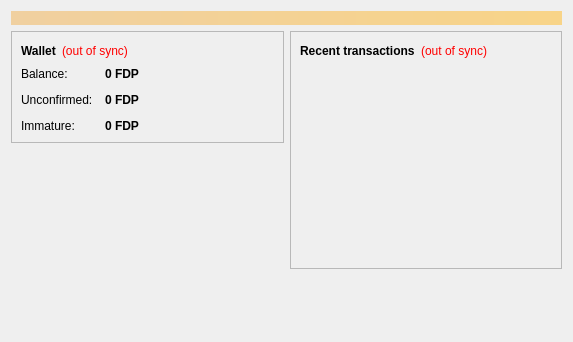
<?xml version="1.0" encoding="UTF-8"?>
<ui version="4.0">
 <class>OverviewPage</class>
 <widget class="QWidget" name="OverviewPage">
  <property name="geometry">
   <rect>
    <x>0</x>
    <y>0</y>
    <width>573</width>
    <height>342</height>
   </rect>
  </property>
  <property name="windowTitle">
   <string>Form</string>
  </property>
  <layout class="QVBoxLayout" name="topLayout">
   <item>
    <widget class="QLabel" name="labelAlerts">
     <property name="visible">
      <bool>false</bool>
     </property>
     <property name="styleSheet">
      <string notr="true">background-color: qlineargradient(x1: 0, y1: 0, x2: 1, y2: 0, stop:0 #F0D0A0, stop:1 #F8D488); color:#000000;</string>
     </property>
     <property name="wordWrap">
      <bool>true</bool>
     </property>
     <property name="margin">
      <number>3</number>
     </property>
    </widget>
   </item>
   <item>
    <layout class="QHBoxLayout" name="horizontalLayout" stretch="1,1">
     <item>
      <layout class="QVBoxLayout" name="verticalLayout_2">
       <item>
        <widget class="QFrame" name="frame">
         <property name="frameShape">
          <enum>QFrame::StyledPanel</enum>
         </property>
         <property name="frameShadow">
          <enum>QFrame::Raised</enum>
         </property>
         <layout class="QVBoxLayout" name="verticalLayout_4">
          <item>
           <layout class="QHBoxLayout" name="horizontalLayout_4">
            <item>
             <widget class="QLabel" name="label_5">
              <property name="font">
               <font>
                <weight>75</weight>
                <bold>true</bold>
               </font>
              </property>
              <property name="text">
               <string>Wallet</string>
              </property>
             </widget>
            </item>
            <item>
             <widget class="QLabel" name="labelWalletStatus">
              <property name="toolTip">
               <string>The displayed information may be out of date. Your wallet automatically synchronizes with the Fdpcoin network after a connection is established, but this process has not completed yet.</string>
              </property>
              <property name="styleSheet">
               <string notr="true">QLabel { color: red; }</string>
              </property>
              <property name="text">
               <string notr="true">(out of sync)</string>
              </property>
              <property name="alignment">
               <set>Qt::AlignLeading|Qt::AlignLeft|Qt::AlignVCenter</set>
              </property>
             </widget>
            </item>
            <item>
             <spacer name="horizontalSpacer_2">
              <property name="orientation">
               <enum>Qt::Horizontal</enum>
              </property>
              <property name="sizeHint" stdset="0">
               <size>
                <width>40</width>
                <height>20</height>
               </size>
              </property>
             </spacer>
            </item>
           </layout>
          </item>
          <item>
           <layout class="QFormLayout" name="formLayout_2">
            <property name="fieldGrowthPolicy">
             <enum>QFormLayout::AllNonFixedFieldsGrow</enum>
            </property>
            <property name="horizontalSpacing">
             <number>12</number>
            </property>
            <property name="verticalSpacing">
             <number>12</number>
            </property>
            <item row="0" column="0">
             <widget class="QLabel" name="label">
              <property name="text">
               <string>Balance:</string>
              </property>
             </widget>
            </item>
            <item row="0" column="1">
             <widget class="QLabel" name="labelBalance">
              <property name="font">
               <font>
                <weight>75</weight>
                <bold>true</bold>
               </font>
              </property>
              <property name="cursor">
               <cursorShape>IBeamCursor</cursorShape>
              </property>
              <property name="toolTip">
               <string>Your current balance</string>
              </property>
              <property name="text">
               <string notr="true">0 FDP</string>
              </property>
              <property name="textInteractionFlags">
               <set>Qt::LinksAccessibleByMouse|Qt::TextSelectableByKeyboard|Qt::TextSelectableByMouse</set>
              </property>
             </widget>
            </item>
            <item row="1" column="0">
             <widget class="QLabel" name="label_3">
              <property name="text">
               <string>Unconfirmed:</string>
              </property>
             </widget>
            </item>
            <item row="1" column="1">
             <widget class="QLabel" name="labelUnconfirmed">
              <property name="font">
               <font>
                <weight>75</weight>
                <bold>true</bold>
               </font>
              </property>
              <property name="cursor">
               <cursorShape>IBeamCursor</cursorShape>
              </property>
              <property name="toolTip">
               <string>Total of transactions that have yet to be confirmed, and do not yet count toward the current balance</string>
              </property>
              <property name="text">
               <string notr="true">0 FDP</string>
              </property>
              <property name="textInteractionFlags">
               <set>Qt::LinksAccessibleByMouse|Qt::TextSelectableByKeyboard|Qt::TextSelectableByMouse</set>
              </property>
             </widget>
            </item>
            <item row="2" column="0">
             <widget class="QLabel" name="labelImmatureText">
              <property name="text">
               <string>Immature:</string>
              </property>
             </widget>
            </item>
            <item row="2" column="1">
             <widget class="QLabel" name="labelImmature">
              <property name="font">
               <font>
                <weight>75</weight>
                <bold>true</bold>
               </font>
              </property>
              <property name="toolTip">
               <string>Mined balance that has not yet matured</string>
              </property>
              <property name="text">
               <string notr="true">0 FDP</string>
              </property>
              <property name="textInteractionFlags">
               <set>Qt::LinksAccessibleByMouse|Qt::TextSelectableByKeyboard|Qt::TextSelectableByMouse</set>
              </property>
             </widget>
            </item>
           </layout>
          </item>
         </layout>
        </widget>
       </item>
       <item>
        <spacer name="verticalSpacer">
         <property name="orientation">
          <enum>Qt::Vertical</enum>
         </property>
         <property name="sizeHint" stdset="0">
          <size>
           <width>20</width>
           <height>40</height>
          </size>
         </property>
        </spacer>
       </item>
      </layout>
     </item>
     <item>
      <layout class="QVBoxLayout" name="verticalLayout_3">
       <item>
        <widget class="QFrame" name="frame_2">
         <property name="frameShape">
          <enum>QFrame::StyledPanel</enum>
         </property>
         <property name="frameShadow">
          <enum>QFrame::Raised</enum>
         </property>
         <layout class="QVBoxLayout" name="verticalLayout">
          <item>
           <layout class="QHBoxLayout" name="horizontalLayout_2">
            <item>
             <widget class="QLabel" name="label_4">
              <property name="text">
               <string>&lt;b&gt;Recent transactions&lt;/b&gt;</string>
              </property>
             </widget>
            </item>
            <item>
             <widget class="QLabel" name="labelTransactionsStatus">
              <property name="toolTip">
               <string>The displayed information may be out of date. Your wallet automatically synchronizes with the Fdpcoin network after a connection is established, but this process has not completed yet.</string>
              </property>
              <property name="styleSheet">
               <string notr="true">QLabel { color: red; }</string>
              </property>
              <property name="text">
               <string notr="true">(out of sync)</string>
              </property>
              <property name="alignment">
               <set>Qt::AlignRight|Qt::AlignTrailing|Qt::AlignVCenter</set>
              </property>
             </widget>
            </item>
            <item>
             <spacer name="horizontalSpacer">
              <property name="orientation">
               <enum>Qt::Horizontal</enum>
              </property>
              <property name="sizeHint" stdset="0">
               <size>
                <width>40</width>
                <height>20</height>
               </size>
              </property>
             </spacer>
            </item>
           </layout>
          </item>
          <item>
           <widget class="QListView" name="listTransactions">
            <property name="styleSheet">
             <string notr="true">QListView { background: transparent; }</string>
            </property>
            <property name="frameShape">
             <enum>QFrame::NoFrame</enum>
            </property>
            <property name="verticalScrollBarPolicy">
             <enum>Qt::ScrollBarAlwaysOff</enum>
            </property>
            <property name="horizontalScrollBarPolicy">
             <enum>Qt::ScrollBarAlwaysOff</enum>
            </property>
            <property name="selectionMode">
             <enum>QAbstractItemView::NoSelection</enum>
            </property>
           </widget>
          </item>
         </layout>
        </widget>
       </item>
       <item>
        <spacer name="verticalSpacer_2">
         <property name="orientation">
          <enum>Qt::Vertical</enum>
         </property>
         <property name="sizeHint" stdset="0">
          <size>
           <width>20</width>
           <height>40</height>
          </size>
         </property>
        </spacer>
       </item>
      </layout>
     </item>
    </layout>
   </item>
  </layout>
 </widget>
 <resources/>
 <connections/>
</ui>
